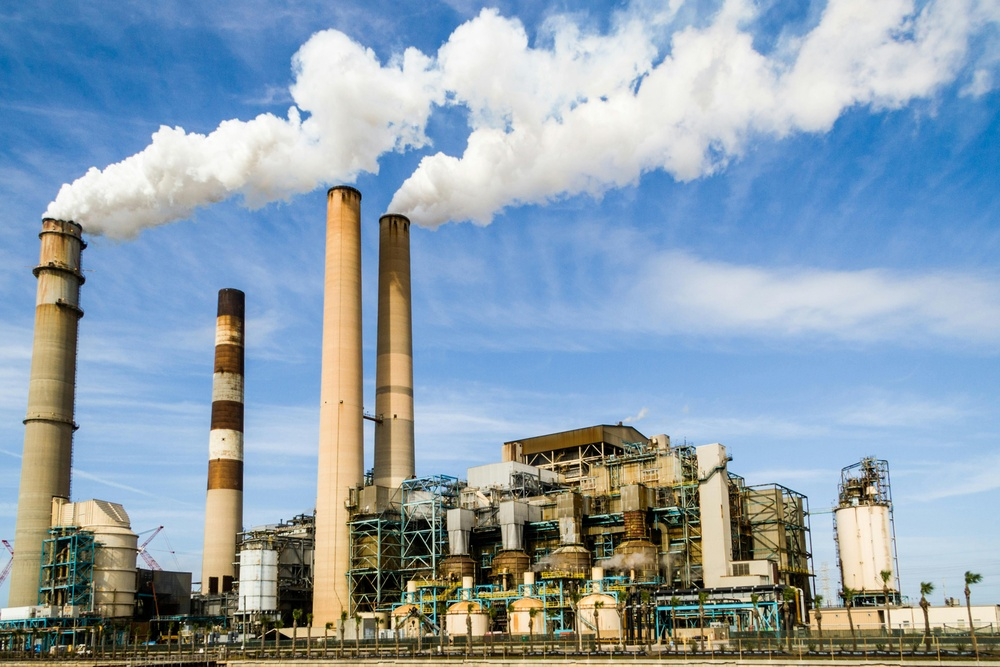
#> input picture wtdc/v06_data_aug/data_aug.jpg, 1000 x 667 px, shrunk from 5200 x 3467 before the run, found by its file name
$ python v06_2_cv2.py
#> lines starting #> are read from the running program, lines starting #| are printed output that depends on the picture
import cv2
import matplotlib.pyplot as plt

# 1. 이미지 로드
img = cv2.imread("v06_data_aug/data_aug.jpg")
#> img is the input picture: shape (667, 1000, 3); mean B, G, R 175.5, 161.3, 142.7

# 2. 이미지 조정(수평 반전)
img_flipped = cv2.flip(img, 1) # 1은 수평, 0은 수직, -1은 둘 다
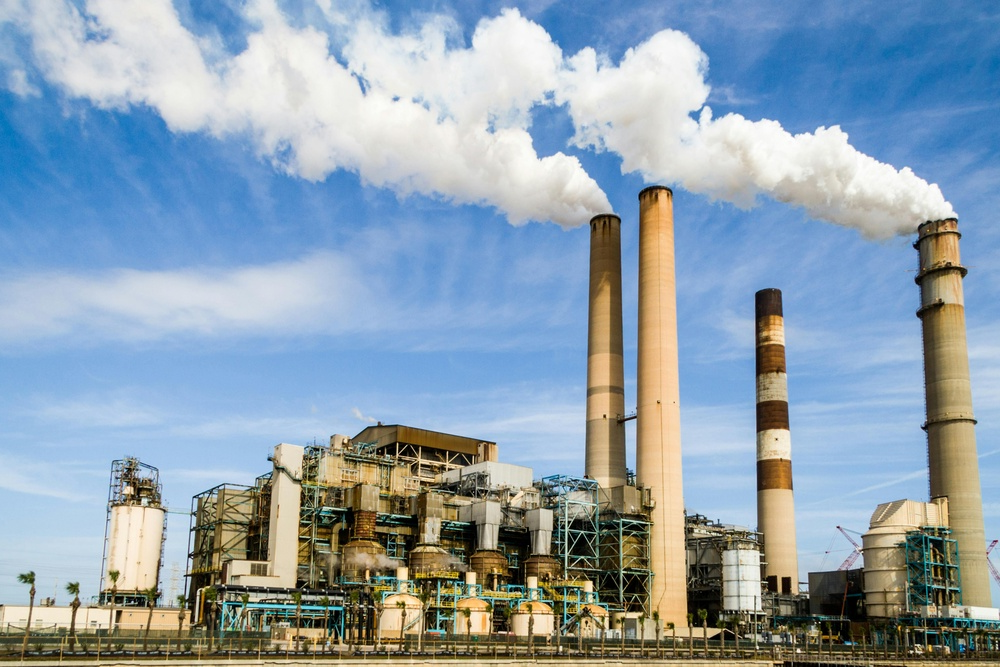
#> img_flipped: shape (667, 1000, 3); mean B, G, R 175.5, 161.3, 142.7

# 3. 이미지 시각화
fig, ax = plt.subplots(2,2, figsize=(10, 5))
ax[0,0].imshow(cv2.cvtColor(img, cv2.COLOR_BGR2RGB))
ax[0,0].axis('off')
ax[0,0].set_title("Original")

ax[0,1].imshow(img_flipped)
ax[0,1].axis('off')
ax[0,1].set_title("Flipped")

# plt.show()
######################### 시각화 (2,2) 이미지 채우고 RGB로 변환

# 4. 이미지 저장
cv2.imwrite("./img_flipped.jpg", img_flipped)
print("이미지 저장 됐습니다.")
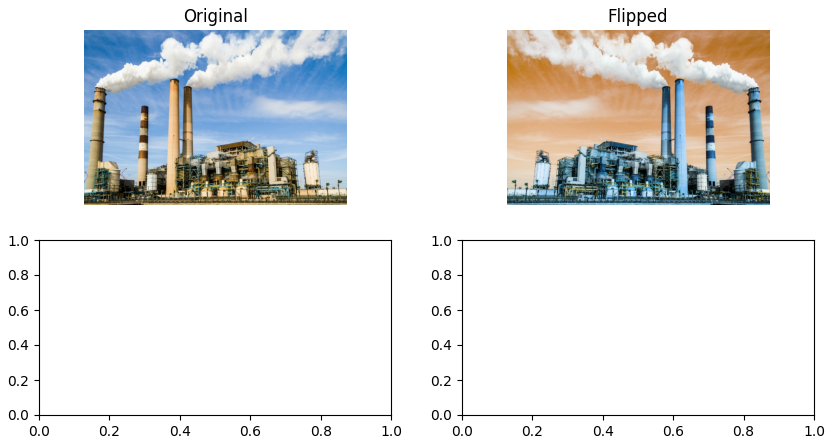
#> figure drawn by matplotlib, 2 panels; B, G, R data is drawn as R, G, B
